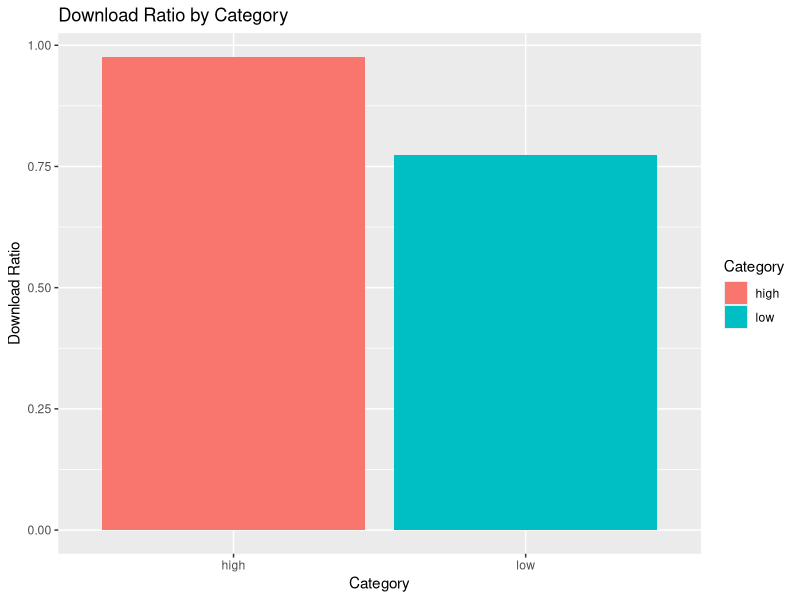

Write R code to recreate this figure.
## ---- chunk 1
knitr::opts_chunk$set(echo=TRUE, message=FALSE, warning=FALSE, error=FALSE)
library(tidyverse)
photo_data <- read.csv("selected_photos.csv")
## ---- chunk 2
photo_data %>%
  select(pageURL) %>%
  knitr::kable()
## ---- chunk 3
max_views <- photo_data$views %>% max(na.rm = TRUE)
## ---- chunk 4
total_downloads <- photo_data$downloads %>% sum(na.rm = TRUE)
## ---- chunk 5
min_views <- photo_data$views %>% min(na.rm = TRUE)
## ---- chunk 6
median_likes <- photo_data$likes %>% median(na.rm = TRUE) %>% round()
## ---- chunk 7
library(ggplot2)
ggplot(photo_data, aes(x = category, y = download_ratio, fill = category)) +
  geom_bar(stat = "identity", position = "dodge") +  # Display bars side-by-side
  labs(title = "Download Ratio by Category",
       x = "Category",
       y = "Download Ratio",
       fill = "Category")
